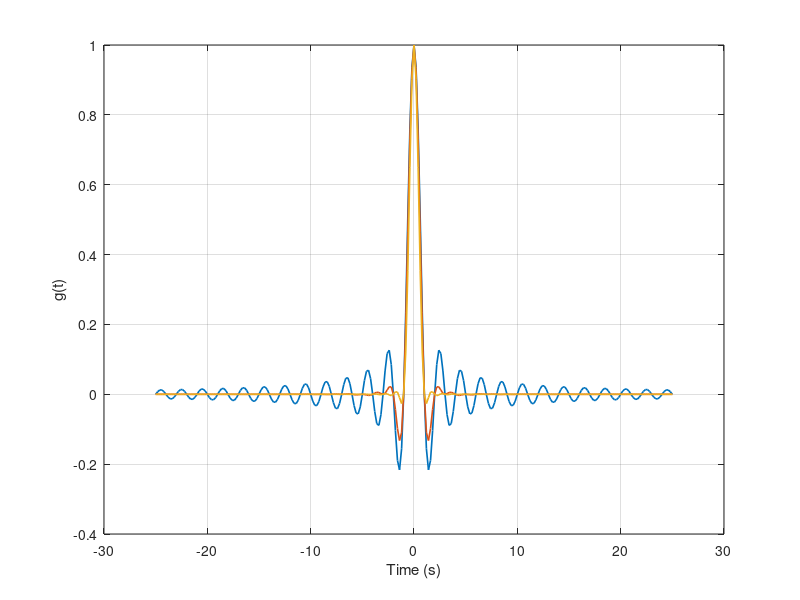
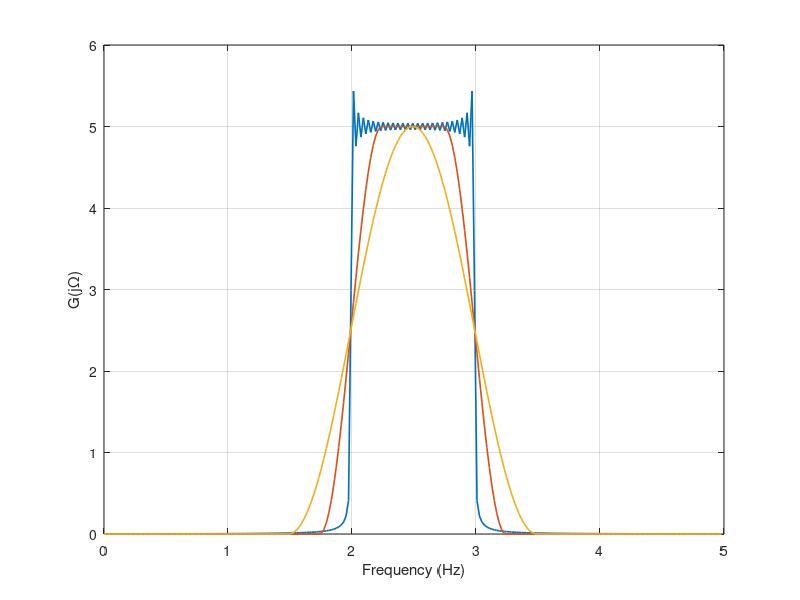

These figures' MATLAB source, in order:
% Generating a Raised Cosine Pulse

% Generating the sinc function
fs = 5;
t = -fs*5:1/fs:fs*5;
sinPart = sin(pi*t)./(pi*t);
sinPart(abs(pi*t)==0) = 1;
% Generating the cos and variable parts for Beta=0
beta1 = 0;
cosPart1 = cos(beta1*pi*t)./(1-(2*beta1*t).^2);
% Multiplying two parts
g1 = sinPart.*cosPart1;
gF1 = fft(g1);
f = fs*(0:length(g1)-1)/length(g1);
% Generating the cos and variable parts for Beta=0.5;
beta2 = 0.5;
cosPart2 = cos(beta2*pi*t)./(1-(2*beta2*t).^2);
cosPart2(abs(1-(2*beta2*t).^2)==0)=pi/4;
% Multiplying two parts
g2 = sinPart.*cosPart2;
gF2 = fft(g2);
% Generating the cos and variable parts for Beta=1;
beta3 = 1;
cosPart3 = cos(beta3*pi*t)./(1-(2*beta3*t).^2);
cosPart3(abs(1-(2*beta3*t).^2)==0)=pi/4;
% Multiplying two parts
g3 = sinPart.*cosPart3;
gF3 = fft(g3);

% Part a
% Plotting g in time domain
% Beta=0
figure(1)
plot(t,g1,'LineWidth',1.2)
hold on;
% Beta=0.5
plot(t,g2,'LineWidth',1.2)
hold on;
% Beta=1
plot(t,g3,'LineWidth',1.2)
xlabel('Time (s)');
ylabel('g(t)');
grid on;

% Part b
% Plotting G in frequency domain
% Beta = 0
figure(2)
plot(f,fftshift(abs(gF1)),'LineWidth',1.2)
hold on;
% Beta = 0.5
plot(f,fftshift(abs(gF2)),'LineWidth',1.2)
hold on;
% Beta = 1
plot(f,fftshift(abs(gF3)),'LineWidth',1.2)
xlabel('Frequency (Hz)');
ylabel('G(j\Omega)');
grid on;